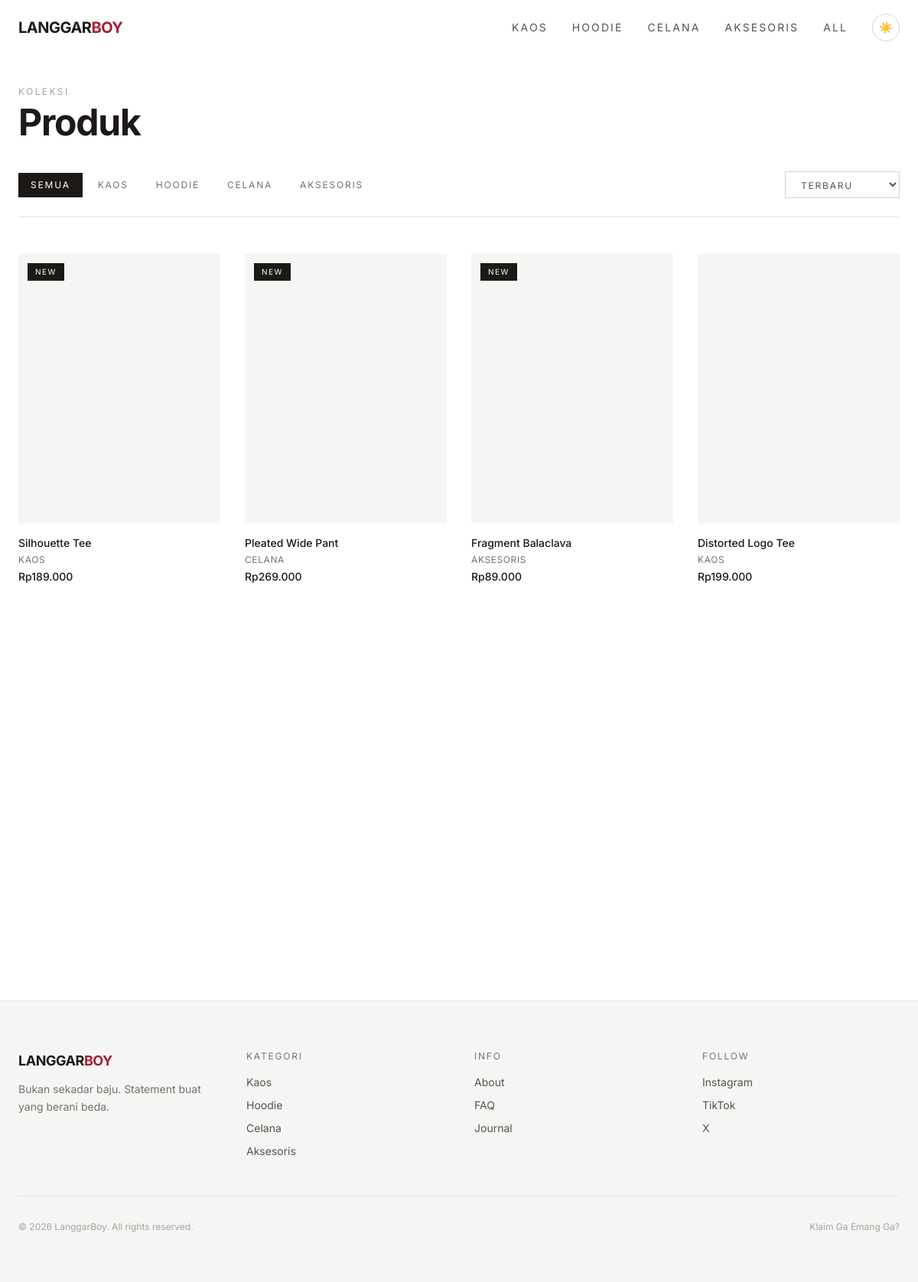
/products.php, run on the app's committed database.
### tables this page shows
CREATE TABLE categories (
  id INT AUTO_INCREMENT PRIMARY KEY,
  name VARCHAR(50) NOT NULL,
  slug VARCHAR(50) NOT NULL UNIQUE,
  image VARCHAR(500),
  product_count INT DEFAULT 0
);

CREATE TABLE products (
  id INT AUTO_INCREMENT PRIMARY KEY,
  name VARCHAR(200) NOT NULL,
  slug VARCHAR(200) NOT NULL UNIQUE,
  category_id INT NOT NULL,
  price INT NOT NULL,
  original_price INT DEFAULT NULL,
  description TEXT,
  is_new TINYINT(1) DEFAULT 0,
  is_pre_order TINYINT(1) DEFAULT 0,
  created_at TIMESTAMP DEFAULT CURRENT_TIMESTAMP,
  FOREIGN KEY (category_id) REFERENCES categories(id)
);

CREATE TABLE product_images (
  id INT AUTO_INCREMENT PRIMARY KEY,
  product_id INT NOT NULL,
  url VARCHAR(500) NOT NULL,
  sort_order INT DEFAULT 0,
  FOREIGN KEY (product_id) REFERENCES products(id) ON DELETE CASCADE
);

### includes/functions.php (called while the page is built, shortened)
<?php
require_once __DIR__ . '/config.php';
function getCategories() {
  $db = getDB();
  return $db->query("SELECT * FROM categories ORDER BY id")->fetch_all(MYSQLI_ASSOC);
}
function getProducts($category_slug = null, $sort = 'terbaru', $limit = null) {
  $db = getDB();
  $sql = "SELECT p.*, c.name as category_name, c.slug as category_slug
          FROM products p JOIN categories c ON p.category_id = c.id";
  $params = [];
  switch ($sort) {
    default: $sql .= " ORDER BY p.is_new DESC, p.created_at DESC";
  }
  $stmt = $db->prepare($sql);
  $stmt->execute();
  return $stmt->get_result()->fetch_all(MYSQLI_ASSOC);
}

### includes/config.php (called while the page is built, shortened)
<?php
function rupiah($amount) {
  return 'Rp' . number_format($amount, 0, ',', '.');
}

### products.php (the view, shortened to what this page needs)
<?php
require_once __DIR__ . '/includes/functions.php';
$db = getDB();
$category_slug = $_GET['cat'] ?? 'all';
$sort = $_GET['sort'] ?? 'terbaru';
$products = getProducts($category_slug, $sort);
$categories = getCategories();
include __DIR__ . '/includes/header.php';
?>
<div class="pt-28 pb-20">
  <div class="max-w-7xl mx-auto px-6">
    <div class="reveal">
      <p class="text-xs uppercase tracking-[0.2em] text-stone-400 mb-2">Koleksi</p>
      <h1 class="text-3xl md:text-5xl font-bold tracking-tight mb-10">Produk</h1>
    </div>
    <div class="flex flex-col md:flex-row md:items-center justify-between gap-6 mb-12 pb-6 border-b border-stone-200 dark:border-stone-800">
      <div class="flex gap-1 flex-wrap" id="filterButtons">
        <a href="?cat=all&sort=<?= $sort ?>" class="px-4 py-2 text-xs uppercase tracking-[0.15em] transition-colors <?= $category_slug === 'all' ? 'bg-stone-900 dark:bg-stone-100 text-white dark:text-stone-900' : 'text-stone-500 hover:text-stone-900 dark:hover:text-stone-100' ?>">Semua</a>
        <?php foreach ($categories as $cat): ?>
        <a href="?cat=<?= $cat['slug'] ?>&sort=<?= $sort ?>" class="px-4 py-2 text-xs uppercase tracking-[0.15em] transition-colors <?= $category_slug === $cat['slug'] ? 'bg-stone-900 dark:bg-stone-100 text-white dark:text-stone-900' : 'text-stone-500 hover:text-stone-900 dark:hover:text-stone-100' ?>"><?= $cat['name'] ?></a>
        <?php endforeach; ?>
      </div>
      <select id="sortSelect" onchange="window.location='?cat=<?= $category_slug ?>&sort='+this.value" class="text-xs uppercase tracking-[0.15em] bg-transparent border border-stone-300 dark:border-stone-700 px-4 py-2 text-stone-600 dark:text-stone-400 focus:outline-none focus:border-stone-900 dark:focus:border-stone-100 cursor-pointer">
        <option value="terbaru" <?= $sort === 'terbaru' ? 'selected' : '' ?>>Terbaru</option>
      </select>
    </div>
    <?php if (empty($products)): ?>
      <p class="text-center text-stone-400 py-20 text-sm">Belum ada produk di kategori ini.</p>
    <?php else: ?>
    <div class="grid grid-cols-2 md:grid-cols-3 lg:grid-cols-4 gap-5 md:gap-8" id="productGrid">
      <?php foreach ($products as $i => $product):
        $discount = $product['original_price'] ? round((($product['original_price'] - $product['price']) / $product['original_price']) * 100) : 0;
      ?>
      <a href="<?= SITE_URL ?>/product.php?slug=<?= $product['slug'] ?>" class="group block reveal" style="transition-delay: <?= $i * 0.05 ?>s">
        <div class="relative aspect-[3/4] overflow-hidden bg-stone-100 dark:bg-stone-900 mb-4">
          <?php
          $img = $db->query("SELECT url FROM product_images WHERE product_id = {$product['id']} ORDER BY sort_order LIMIT 1")->fetch_assoc();
          ?>
          <div class="absolute inset-0 bg-cover bg-center group-hover:scale-105 transition-transform duration-700" style="background-image: url('<?= $img['url'] ?? '' ?>')"></div>
          <?php if ($product['is_new'] || $discount > 0 || $product['is_pre_order']): ?>
          <div class="absolute top-3 left-3 flex flex-col gap-1.5">
            <?php if ($product['is_new']): ?><span class="bg-stone-900 dark:bg-stone-100 text-white dark:text-stone-900 text-[10px] uppercase tracking-[0.15em] px-2.5 py-1">New</span><?php endif; ?>
          </div>
          <?php endif; ?>
        </div>
        <div class="space-y-1">
          <h3 class="text-sm font-medium text-stone-900 dark:text-stone-100"><?= $product['name'] ?></h3>
          <p class="text-xs text-stone-500 uppercase tracking-wider"><?= $product['category_name'] ?></p>
          <div class="flex items-center gap-2">
            <span class="text-sm font-medium text-stone-900 dark:text-stone-100"><?= rupiah($product['price']) ?></span>
          </div>
        </div>
      </a>
      <?php endforeach; ?>
    </div>
    <?php endif; ?>
  </div>
</div>
<?php include __DIR__ . '/includes/footer.php'; ?>

### includes/navbar.php (shortened to what this page needs)
<?php
$categories = getCategories();
?>
<header id="navbar" class="fixed top-0 left-0 right-0 z-50 transition-all duration-500 bg-transparent">
  <div class="max-w-7xl mx-auto flex items-center justify-between px-6 h-18">
    <a href="<?= SITE_URL ?>/" class="text-xl font-bold tracking-tight text-stone-900 dark:text-stone-100">
      LANGGAR<span class="text-signature">BOY</span>
    </a>
    <nav class="hidden md:flex items-center gap-8">
      <?php foreach ($categories as $cat): ?>
        <a href="<?= SITE_URL ?>/products.php?cat=<?= $cat['slug'] ?>"
           class="text-sm uppercase tracking-[0.15em] text-stone-600 dark:text-stone-400 hover:text-stone-900 dark:hover:text-stone-100 transition-colors">
          <?= $cat['name'] ?>
        </a>
      <?php endforeach; ?>
      <a href="<?= SITE_URL ?>/products.php"
         class="text-sm uppercase tracking-[0.15em] text-stone-600 dark:text-stone-400 hover:text-stone-900 dark:hover:text-stone-100 transition-colors">
        All
      </a>
      <button id="darkToggle" class="w-9 h-9 flex items-center justify-center rounded-full border border-stone-300 dark:border-stone-700 hover:bg-stone-100 dark:hover:bg-stone-800 transition-colors text-sm" aria-label="Toggle dark mode">
        <span id="darkIcon">☀️</span>
      </button>
    </nav>
  </div>
</header>

### assets/css/style.css (style rules this page uses)
* { margin: 0; padding: 0; box-sizing: border-box; }
html, body, main, header, footer, section, div, nav, a, button, span, p, h1, h2, h3, h4, h5, input, textarea, select { transition: background-color 0.4s ease, color 0.4s ease, border-color 0.4s ease, box-shadow 0.4s ease, opacity 0.4s ease; }
.reveal { opacity: 0; transform: translateY(40px); transition: opacity 0.8s cubic-bezier(0.25, 0.1, 0.25, 1), transform 0.8s cubic-bezier(0.25, 0.1, 0.25, 1); }
.reveal.visible { opacity: 1; transform: translateY(0); }
.h-18 { height: 72px; }
.text-signature { color: #A31F34; }

### data on the page
categories: name "KAOS"
categories: name "HOODIE"
categories: name "CELANA"
categories: name "AKSESORIS"
products: is_new "NEW", name "Silhouette Tee", category.name "KAOS", price "Rp189.000"
products: is_new "NEW", name "Pleated Wide Pant", category.name "CELANA", price "Rp269.000"
products: is_new "NEW", name "Fragment Balaclava", category.name "AKSESORIS", price "Rp89.000"
products: name "Distorted Logo Tee", category.name "KAOS", price "Rp199.000"
